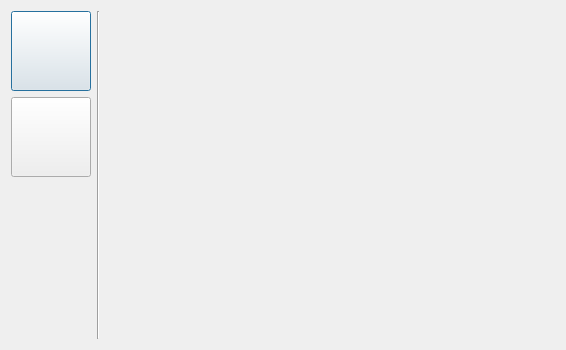
<?xml version="1.0" encoding="UTF-8"?>
<ui version="4.0">
 <class>Configuracion</class>
 <widget class="QDialog" name="Configuracion">
  <property name="geometry">
   <rect>
    <x>0</x>
    <y>0</y>
    <width>566</width>
    <height>350</height>
   </rect>
  </property>
  <property name="windowTitle">
   <string>Configuracion</string>
  </property>
  <layout class="QHBoxLayout" name="horizontalLayout">
   <item>
    <layout class="QVBoxLayout" name="verticalLayout">
     <property name="sizeConstraint">
      <enum>QLayout::SetMinAndMaxSize</enum>
     </property>
     <item>
      <widget class="QPushButton" name="btnOpcion_1">
       <property name="sizePolicy">
        <sizepolicy hsizetype="Fixed" vsizetype="Fixed">
         <horstretch>0</horstretch>
         <verstretch>0</verstretch>
        </sizepolicy>
       </property>
       <property name="minimumSize">
        <size>
         <width>80</width>
         <height>80</height>
        </size>
       </property>
       <property name="text">
        <string/>
       </property>
      </widget>
     </item>
     <item>
      <widget class="QPushButton" name="btnOpcion_2">
       <property name="sizePolicy">
        <sizepolicy hsizetype="Fixed" vsizetype="Fixed">
         <horstretch>0</horstretch>
         <verstretch>0</verstretch>
        </sizepolicy>
       </property>
       <property name="minimumSize">
        <size>
         <width>80</width>
         <height>80</height>
        </size>
       </property>
       <property name="text">
        <string/>
       </property>
      </widget>
     </item>
     <item>
      <spacer name="verticalSpacer">
       <property name="orientation">
        <enum>Qt::Vertical</enum>
       </property>
       <property name="sizeHint" stdset="0">
        <size>
         <width>20</width>
         <height>40</height>
        </size>
       </property>
      </spacer>
     </item>
    </layout>
   </item>
   <item>
    <widget class="Line" name="line">
     <property name="orientation">
      <enum>Qt::Vertical</enum>
     </property>
    </widget>
   </item>
   <item>
    <widget class="QStackedWidget" name="stkConfig">
     <property name="currentIndex">
      <number>0</number>
     </property>
     <widget class="Temario" name="Opcion_1"/>
     <widget class="QWidget" name="Opcion_2"/>
    </widget>
   </item>
  </layout>
 </widget>
 <customwidgets>
  <customwidget>
   <class>Temario</class>
   <extends>QWidget</extends>
   <header>temario.h</header>
   <container>1</container>
  </customwidget>
 </customwidgets>
 <resources/>
 <connections/>
</ui>
